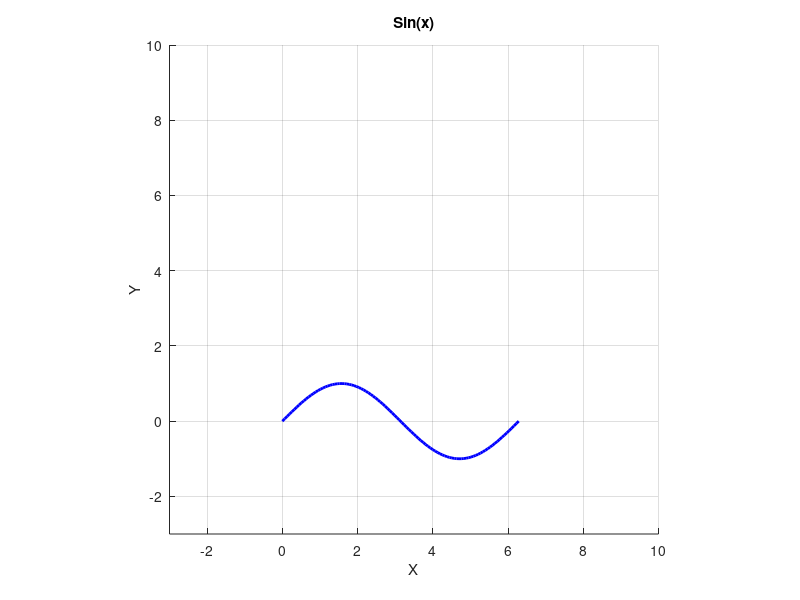

The MATLAB script that drew this image:
% =========================================================
% Octave에서 그래프 창 열고 기본 설정
% =========================================================
% figure      : 그래프 창 열기
% hold on     : 여러 개의 그래프를 한 창에 겹쳐서 그릴 수 있도록 설정
% grid on     : 격자선 표시
% axis equal  : x축과 y축의 비율을 동일하게 맞춤
% xlim, ylim  : x축과 y축의 범위 설정

% =========================================================
% 간단한 2차원 그래프 그리기
% =========================================================
% plot(x, y, '[색상][마커][선스타일]', 'LineWidth', 굵기, 'MarkerSize', 크기)
%  : x좌표와 y좌표를 연결하여 선을 그림

% ---------------------------------------------------------
% 색상옵션 (Color)
% ---------------------------------------------------------
% 'r' : 빨강(red)       | 'm' : 자홍(magenta)
% 'g' : 초록(green)     | 'y' : 노랑(yellow)
% 'b' : 파랑(blue)      | 'k' : 검정(black)
% 'c' : 청록(cyan)      | 'w' : 흰색(white)

% 예시:
% plot(x, y, 'r');
clc;clear;close all;

figure;
hold on;
grid on;
axis equal;
xlim([-3,10]);
ylim([-3,10]);
x = linspace(0, 2*pi, 100);
y = sin(x);

plot(x,y, 'b-', 'LineWidth', 2);
xlabel('X')
ylabel('Y')
title('Sin(x)')
